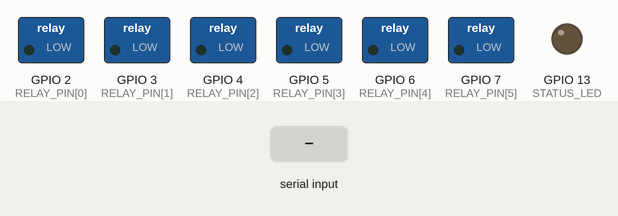
This sketch was run on a simulated ESP32-S3. Shown: switched loads named in the sketch (green lamp = pin HIGH), output pins drawn as LEDs (lit = HIGH). Inputs (shaded band) come from the test bench.

Above: at 1.2 s.
1.3 s: "R3:1\n" received over Serial
At 2.1 s:
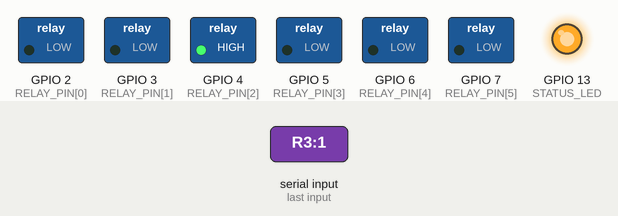
Timing chart, 0 to 4.3 s (numbered marks = the images above; inputs shaded):
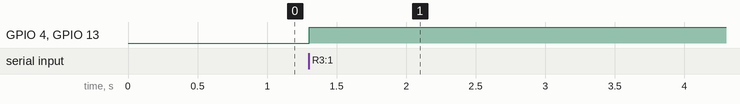

The sketch:

Truck_HMI_Nano.ino
```cpp
/*
 * ================================================================
 *  Truck-HMI  --  Nano V3.0 (ATmega328P, 5V, 16MHz)
 *  Ride Or Die Customs  --  Light Control System
 *  Fixed: relay switching, newline detection, startup self-test
 *
 *  Serial Protocol (9600 8N1, from ESP32-S3 HMI):
 *    R0:1  -> Master ON   (all 6 relays ON)
 *    R0:0  -> Master OFF  (all 6 relays OFF, cancel flash)
 *    R1:1  -> Relay 1 ON  (Fog Lights)      R1:0 -> OFF
 *    R2:1  -> Relay 2 ON  (Top Light Bar)   R2:0 -> OFF
 *    R3:1  -> Relay 3 ON  (Wheel Lights)    R3:0 -> OFF
 *    R4:1  -> Relay 4 ON  (Reverse Lights)  R4:0 -> OFF
 *    R5:1  -> Relay 5 ON  (Bed Lights)      R5:0 -> OFF
 *    R6:1  -> Relay 6 ON  (Expansion)       R6:0 -> OFF
 *    F1:1  -> Latched flash ON  ch1 (375ms strobe)
 *    F1:0  -> Latched flash OFF ch1
 *
 *  Relay Pins (Active HIGH relay module -- HIGH = relay ON):
 *    Relay 1 (Fog Lights)     -> D2
 *    Relay 2 (Top Light Bar)  -> D3
 *    Relay 3 (Wheel Lights)   -> D4
 *    Relay 4 (Reverse Lights) -> D5
 *    Relay 5 (Bed Lights)     -> D6
 *    Relay 6 (Expansion)      -> D7
 *  Status LED: D13 (built-in) ON when any relay active
 *
 *  Upload: Board=Arduino Nano, Processor=ATmega328P
 *  DISCONNECT D0/D1 wires before uploading!
 * ================================================================
 */

// ================================================================
//  CONFIGURATION
// ================================================================

#define RELAY_COUNT      6

// Set true for standard opto-isolated relay modules (active LOW).
// Set false only if your module is active HIGH.
#define RELAY_ACTIVE_LOW false

// Nano digital pins connected to relay IN1..IN6
const uint8_t RELAY_PIN[RELAY_COUNT] = { 2, 3, 4, 5, 6, 7 };

#define STATUS_LED      13   // Built-in LED
#define SERIAL_BAUD   9600   // Must match config.h NANO_BAUD on ESP32

// Flash strobe period (ms) -- matches HMI 375ms
#define FLASH_PERIOD_MS 375

// ================================================================
//  STATE
// ================================================================

bool     relayOn[RELAY_COUNT]      = { false };
bool     flashLatched[RELAY_COUNT] = { false };
bool     flashState[RELAY_COUNT]   = { false };
uint32_t flashLastMs[RELAY_COUNT]  = { 0 };

// Serial line buffer
#define BUF_LEN 20
char    rxBuf[BUF_LEN];
uint8_t rxIdx = 0;

// ================================================================
//  RELAY CONTROL
// ================================================================

// Drive one relay output.  'on' = true means energise the coil.
void setRelay(uint8_t ch, bool on) {
  if (ch >= RELAY_COUNT) return;
  relayOn[ch] = on;
  if (RELAY_ACTIVE_LOW) {
    // Active-LOW module: LOW energises coil (light ON), HIGH releases (light OFF)
    digitalWrite(RELAY_PIN[ch], on ? LOW : HIGH);
  } else {
    // Active-HIGH module: HIGH energises coil, LOW releases
    digitalWrite(RELAY_PIN[ch], on ? HIGH : LOW);
  }
}

void updateStatusLED() {
  bool anyOn = false;
  for (uint8_t i = 0; i < RELAY_COUNT; i++) {
    if (relayOn[i]) { anyOn = true; break; }
  }
  digitalWrite(STATUS_LED, anyOn ? HIGH : LOW);
}

// Set relay + refresh status LED in one call
void applyRelay(uint8_t ch, bool on) {
  setRelay(ch, on);
  updateStatusLED();
}

// ================================================================
//  COMMAND PARSER
// ================================================================

// Parse one null-terminated command string, e.g. "R3:1" or "F2:0"
void handleCommand(const char* cmd) {
  uint8_t len = strlen(cmd);
  if (len < 4) return;                 // too short, ignore

  char    type = cmd[0];               // 'R' or 'F'
  uint8_t ch   = (uint8_t)(cmd[1] - '0');  // channel digit 0-6
  // cmd[2] must be ':'
  uint8_t val  = (uint8_t)(cmd[3] - '0');  // 0 or 1

  // Validate
  if (cmd[2] != ':') return;
  if (val > 1)       return;

  if (type == 'R') {
    if (ch == 0) {
      // ----- Master ON / OFF -----
      for (uint8_t i = 0; i < RELAY_COUNT; i++) {
        flashLatched[i] = false;
        flashState[i]   = false;
        setRelay(i, (val == 1));
      }
      updateStatusLED();
    } else if (ch >= 1 && ch <= RELAY_COUNT) {
      // ----- Single channel ON / OFF -----
      uint8_t idx = ch - 1;
      flashLatched[idx] = false;
      flashState[idx]   = false;
      applyRelay(idx, (val == 1));
    }
  } else if (type == 'F') {
    // ----- Latched flash -----
    if (ch >= 1 && ch <= RELAY_COUNT) {
      uint8_t idx = ch - 1;
      if (val == 1) {
        flashLatched[idx] = true;
        flashState[idx]   = true;
        flashLastMs[idx]  = millis();
        applyRelay(idx, true);
      } else {
        flashLatched[idx] = false;
        flashState[idx]   = false;
        applyRelay(idx, false);
      }
    }
  }
}

// ================================================================
//  SERIAL READER  (non-blocking)
// ================================================================

void readSerial() {
  while (Serial.available()) {
    int raw = Serial.read();
    if (raw < 0) break;
    char c = (char)raw;

    // Newline or carriage-return ends a command
    // Use ASCII values 10 (LF) and 13 (CR) to avoid escape-char issues
    if (raw == 10 || raw == 13) {
      if (rxIdx > 0) {
        rxBuf[rxIdx] = 0;   // null-terminate
        handleCommand(rxBuf);
        rxIdx = 0;
      }
    } else {
      if (rxIdx < BUF_LEN - 1) {
        rxBuf[rxIdx++] = c;
      } else {
        // Buffer overflow -- discard and reset
        rxIdx = 0;
      }
    }
  }
}

// ================================================================
//  FLASH STROBE TIMER
// ================================================================

void updateFlash() {
  uint32_t now = millis();
  bool changed = false;
  for (uint8_t i = 0; i < RELAY_COUNT; i++) {
    if (!flashLatched[i]) continue;
    if ((now - flashLastMs[i]) >= FLASH_PERIOD_MS) {
      flashLastMs[i] = now;
      flashState[i]  = !flashState[i];
      setRelay(i, flashState[i]);
      changed = true;
    }
  }
  if (changed) updateStatusLED();
}

// ================================================================
//  SETUP
// ================================================================

void setup() {
  for (uint8_t i = 0; i < RELAY_COUNT; i++) {
    pinMode(RELAY_PIN[i], OUTPUT);
    if (RELAY_ACTIVE_LOW) {
      digitalWrite(RELAY_PIN[i], HIGH);
    } else {
      digitalWrite(RELAY_PIN[i], LOW);
    }
    relayOn[i]      = false;
    flashLatched[i] = false;
  }

  pinMode(STATUS_LED, OUTPUT);
  digitalWrite(STATUS_LED, LOW);

  Serial.begin(SERIAL_BAUD);
}

// ================================================================
//  LOOP
// ================================================================

void loop() {
  readSerial();   // parse commands from ESP32 HMI
  updateFlash();  // run strobe timers
}
```

Measured:
- after the input at 1.3 s, GPIO 4 (RELAY_PIN[2]), GPIO 13 (STATUS_LED): LOW → HIGH at once
